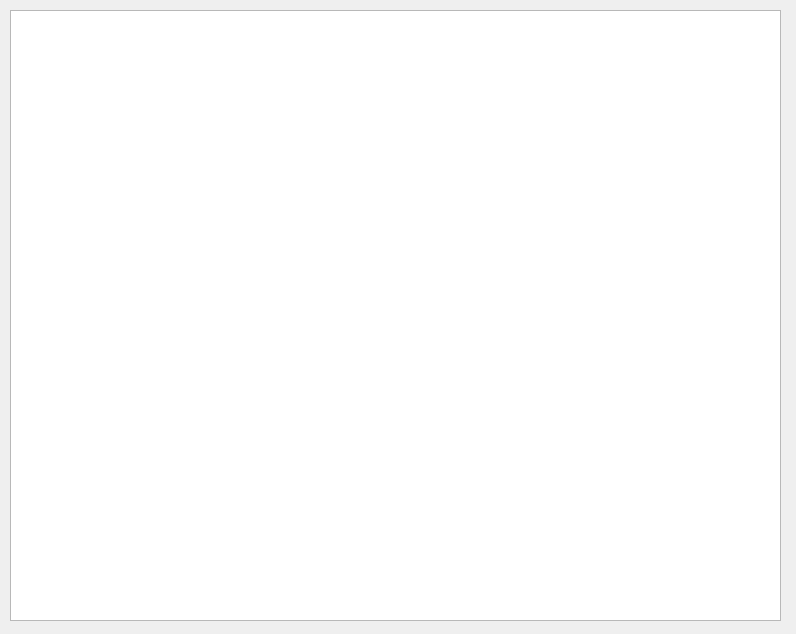
<?xml version="1.0" encoding="UTF-8"?>
<ui version="4.0">
 <class>TestTimerSigMapper</class>
 <widget class="QMainWindow" name="TestTimerSigMapper">
  <property name="geometry">
   <rect>
    <x>0</x>
    <y>0</y>
    <width>796</width>
    <height>634</height>
   </rect>
  </property>
  <property name="windowTitle">
   <string>TestTimerSigMapper</string>
  </property>
  <widget class="QWidget" name="centralWidget">
   <widget class="QTextEdit" name="textEdit">
    <property name="geometry">
     <rect>
      <x>10</x>
      <y>10</y>
      <width>771</width>
      <height>611</height>
     </rect>
    </property>
   </widget>
  </widget>
 </widget>
 <layoutdefault spacing="6" margin="11"/>
 <resources/>
 <connections/>
</ui>
